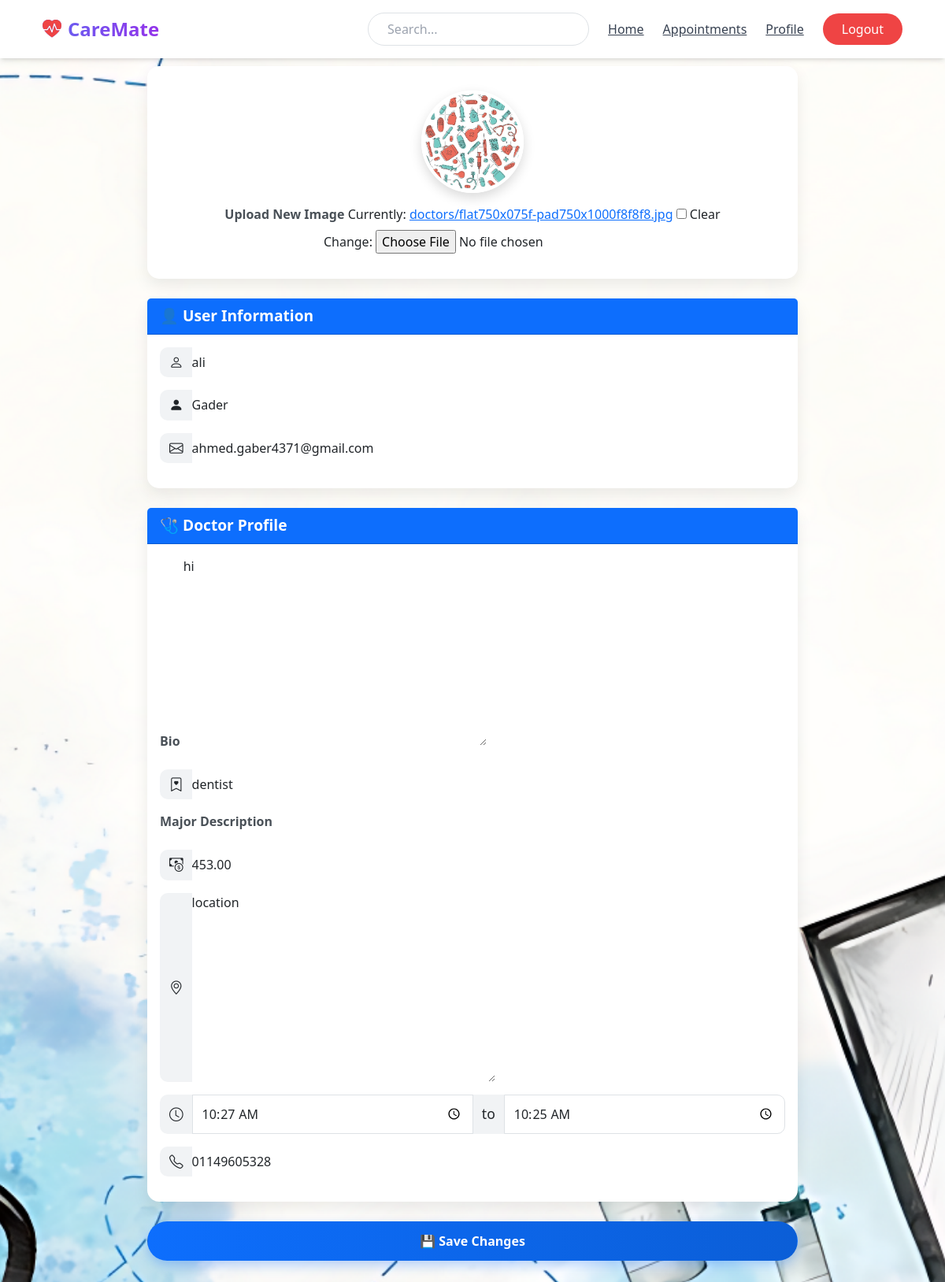
/dashboard/update-doctorprfile/ (signed in), run on the app's committed database.
### profile_users/models.py (models this page shows, shortened)
class DoctorProfile(models.Model):
    user = models.OneToOneField(User, on_delete=models.CASCADE, related_name="doctor")
    major = models.CharField(max_length=200,blank=True, null=True)
    major_description = models.CharField(max_length=500,blank=True, null=True)
    consultation_fee = models.DecimalField(max_digits=7, decimal_places=2,blank=True,null=True)
    work_start_time = models.TimeField(null=True, blank=True)
    work_end_time = models.TimeField(null=True, blank=True)
    location_medical_office = models.TextField(max_length=400,null=True,blank=True)
    phone_number = models.CharField(blank=True, null=True)
    bio = models.TextField(blank=True, null=True)
    profile_image = models.ImageField(default="doctors/doctor.jpeg",upload_to="doctors/", blank=True, null=True)

### user_account/models.py (models this page shows, shortened)
class User(AbstractUser):
     ROLE_CHOICES = [
        ('doctor', 'Doctor'),
        ('patient', 'Patient'),
    ]
     role = models.CharField(max_length=10, choices=ROLE_CHOICES)

### dashboard/views.py (the view)
# urls.py: path('update-doctorprfile/',DoctorProfileUpdateView.as_view(),name='update'),
@method_decorator(login_required(login_url='user_account:login'),name='dispatch')
class DoctorProfileUpdateView(BaseProfileUpdateView):
    user_form_class = UserForm
    form_class = DoctorProfileForm
    template_name = 'dashboard/edit_doctor.html'
    model_field = 'doctor'
    success_url = reverse_lazy('dashboard:dashboard')

### profile_users/forms.py
class DoctorProfileForm(forms.ModelForm):
    class Meta:
        model = DoctorProfile
        fields = ["profile_image", "bio","major","major_description","consultation_fee","work_start_time","work_end_time","phone_number","location_medical_office"]
        widgets = {
                    "work_start_time": forms.TimeInput(attrs={"type": "time", "class": "form-control"}),
                    "work_end_time": forms.TimeInput(attrs={"type": "time", "class": "form-control"}),}

class UserForm(forms.ModelForm):
    class Meta:
        model = User
        fields = ["first_name", "last_name", "email"]

### profile_users/views.py (called while the page is built)
    def get_object(self, queryset=None):
        return getattr(self.request.user, self.model_field)

    def get_context_data(self, **kwargs):
        context = super().get_context_data(**kwargs)
        if self.request.POST:
            context["user_form"] = self.user_form_class(self.request.POST, instance=self.request.user)
        else:
            context["user_form"] = self.user_form_class(instance=self.request.user)
        return context

### template/dashboard/edit_doctor.html (shortened to what this page needs)
{% extends 'base.html' %}
{% load static %}
{% block content %}
<!DOCTYPE html>
<html lang="en">
  <head>
    <link href="https://cdn.jsdelivr.net/npm/bootstrap@5.3.3/dist/css/bootstrap.min.css" rel="stylesheet">
    <link href="https://cdn.jsdelivr.net/npm/bootstrap-icons/font/bootstrap-icons.css" rel="stylesheet">
  </head>
  <body>
    <div class="container form-container">
      <form method="post" enctype="multipart/form-data">
        <div class="card text-center">
          <div class="card-body">
            {% if form.instance.profile_image %}
            <img src="{{ form.instance.profile_image.url }}" class="profile-preview" alt="Profile Preview">
            {% else %}
            <img src="{% static 'default-avatar.png' %}" class="profile-preview" alt="Profile Preview">
            {% endif %}
            <div class="mb-3">
              <label class="form-label">Upload New Image</label>
              {{ form.profile_image }}
            </div>
          </div>
        </div>
        <div class="card">
          <div class="card-header">👤 User Information</div>
          <div class="card-body">
            <div class="mb-3 input-group">
              <span class="input-group-text"><i class="bi bi-person"></i></span>
              {{ user_form.first_name }}
            </div>
            <div class="mb-3 input-group">
              <span class="input-group-text"><i class="bi bi-person-fill"></i></span>
              {{ user_form.last_name }}
            </div>
            <div class="mb-3 input-group">
              <span class="input-group-text"><i class="bi bi-envelope"></i></span>
              {{ user_form.email }}
            </div>
          </div>
        </div>
        <div class="card">
          <div class="card-header">🩺 Doctor Profile</div>
          <div class="card-body">
            <div class="mb-3">
              <label class="form-label">Bio</label>
              {{ form.bio }}
            </div>
            <div class="mb-3 input-group">
              <span class="input-group-text"><i class="bi bi-bookmark-heart"></i></span>
              {{ form.major }}
            </div>
            <div class="mb-3">
              <label class="form-label">Major Description</label>
              {{ form.major_description }}
            </div>
            <div class="mb-3 input-group">
              <span class="input-group-text"><i class="bi bi-cash-coin"></i></span>
              {{ form.consultation_fee }}
            </div>
            <div class="mb-3 input-group">
              <span class="input-group-text"><i class="bi bi-geo-alt"></i></span>
              {{ form.location_medical_office }}
            </div>
            <div class="mb-3 input-group">
              <span class="input-group-text"><i class="bi bi-clock"></i></span>
              {{ form.work_start_time }}
              <span class="input-group-text">to</span>
              {{ form.work_end_time }}
            </div>
            <div class="mb-3 input-group">
              <span class="input-group-text"><i class="bi bi-telephone"></i></span>
              {{ form.phone_number }}
            </div>
          </div>
        </div>
        <div class="mt-4">
          <button type="submit" class="btn btn-save">💾 Save Changes</button>
        </div>
      </form>
    </div>
  </body>
</html>
{% endblock %}

### template/dashboard/edit_doctor.html (style rules this page uses)
body { background: linear-gradient(135deg, #e3f2fd, #f8f9fa); font-family: "Segoe UI", Tahoma, Geneva, Verdana, sans-serif; }
.form-container { max-width: 850px; margin: 60px auto; }
.card { border: none; border-radius: 15px; box-shadow: 0 8px 20px rgba(0, 0, 0, 0.08); margin-bottom: 25px; }
.card-header { background: #0d6efd; color: #fff; font-weight: 600; font-size: 1.2rem; border-radius: 15px 15px 0 0; }
.profile-preview { display: block; margin: 15px auto; width: 130px; height: 130px; border-radius: 50%; object-fit: cover; border: 4px solid #fff; box-shadow: 0 6px 15px rgba(0, 0, 0, 0.15); }
.form-label { font-weight: 600; color: #495057; }
.input-group-text { background: #f1f3f5; border: none; border-radius: 10px 0 0 10px; font-size: 1.1rem; }
.form-control { border-radius: 0 10px 10px 0; padding: 12px; }
.btn-save { background: linear-gradient(90deg, #0d6efd, #0b5ed7); color: #fff; font-weight: 600; border-radius: 50px; padding: 12px 30px; transition: all 0.3s ease; box-shadow: 0 6px 15px rgba(13, 110, 253, 0.3); width: 100%; }

### data on the page
DoctorProfile: instance.profile_image (picture), bio "hi", major "dentist", consultation_fee "453.00", location_medical_office "location", work_start_time "10:27:00", work_end_time "10:25:00", phone_number "01149605328"
User: first_name "ali", last_name "Gader", email "ahmed.gaber4371@gmail.com"
